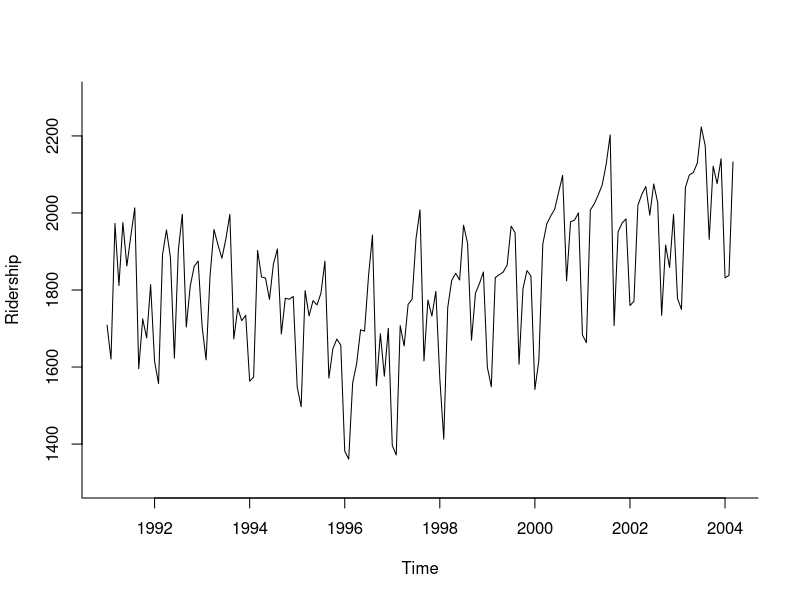
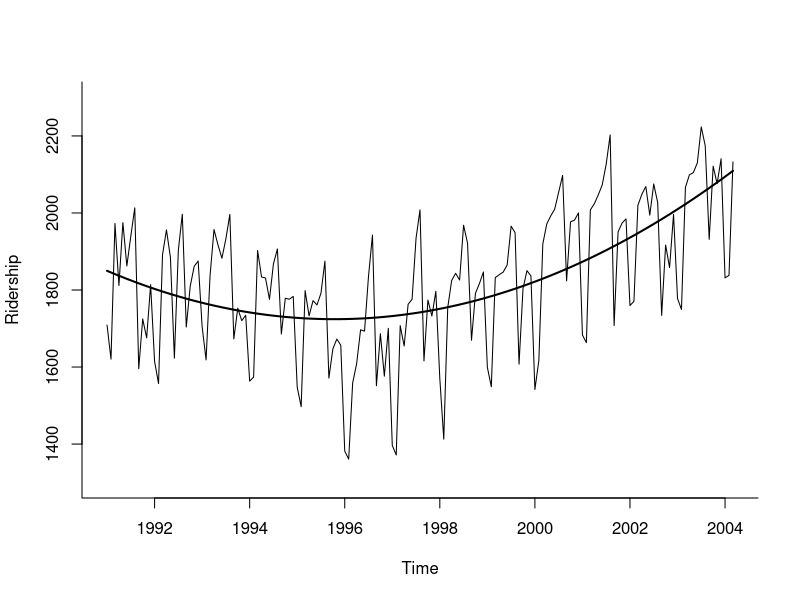
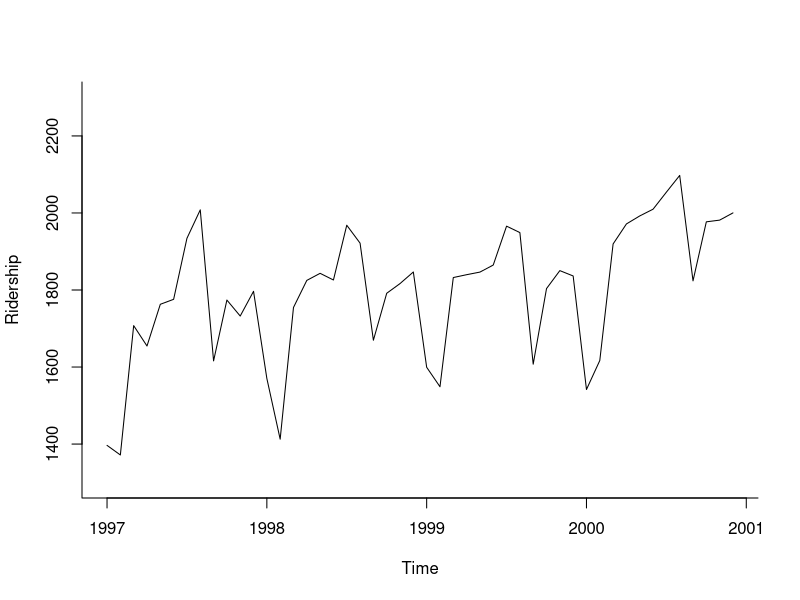

The R source for these figures, in order:
## ---- chunk 1
Amtrak.data <- read.csv("data-raw/Amtrak data.csv")
Amtrak.data
## ---- chunk 2
ridership.ts <- ts(Amtrak.data$Ridership, start = c(1991, 1), end = c(2004, 3), freq = 12)
plot(ridership.ts, xlab = "Time", ylab = "Ridership", ylim = c(1300, 2300), bty = "l")
## ---- chunk 3
library(forecast)
## ---- chunk 4
ridership.lm <- tslm(ridership.ts ~ trend + I(trend^2))
ridership.lm
## ---- chunk 5
# par(mfrow = c(2, 1))
plot(ridership.ts, xlab = "Time", ylab = "Ridership", ylim = c(1300, 2300), bty = "l")
lines(ridership.lm$fitted.values, lwd = 2)
## ---- chunk 6
ridership.ts.zoom <- window(ridership.ts, start = c(1997, 1), end = c(2000, 12))
plot(ridership.ts.zoom, xlab = "Time", ylab = "Ridership", ylim = c(1300, 2300), bty = "l")
